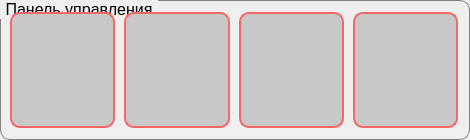
       <widget class="QGroupBox" name="groupBox">
        <property name="sizePolicy">
         <sizepolicy hsizetype="Expanding" vsizetype="Fixed">
          <horstretch>0</horstretch>
          <verstretch>0</verstretch>
         </sizepolicy>
        </property>
        <property name="minimumSize">
         <size>
          <width>470</width>
          <height>140</height>
         </size>
        </property>
        <property name="maximumSize">
         <size>
          <width>0</width>
          <height>140</height>
         </size>
        </property>
        <property name="font">
         <font>
          <family>Segoe UI</family>
          <pointsize>12</pointsize>
         </font>
        </property>
        <property name="styleSheet">
         <string notr="true">QGroupBox {
    border: 1px solid gray;
    border-radius:10px;
    margin-top: 4ex; /* leave space at the top for the title */
}

QGroupBox::title {
    subcontrol-origin: margin;
    subcontrol-position: top left; /* position at the top */
    padding:0 3px;
  
}</string>
        </property>
        <property name="title">
         <string>Панель управления</string>
        </property>
        <property name="alignment">
         <set>Qt::AlignLeading|Qt::AlignLeft|Qt::AlignVCenter</set>
        </property>
        <layout class="QHBoxLayout" name="horizontalLayout">
         <property name="spacing">
          <number>9</number>
         </property>
         <property name="leftMargin">
          <number>9</number>
         </property>
         <item>
          <widget class="QPushButton" name="btn_Main_screen">
           <property name="sizePolicy">
            <sizepolicy hsizetype="Preferred" vsizetype="Preferred">
             <horstretch>0</horstretch>
             <verstretch>0</verstretch>
            </sizepolicy>
           </property>
           <property name="minimumSize">
            <size>
             <width>100</width>
             <height>100</height>
            </size>
           </property>
           <property name="toolTip">
            <string>Главный экран</string>
           </property>
           <property name="styleSheet">
            <string notr="true">QPushButton{
	background-color: #c8c8c8;
	font: 16pt &quot;MS Shell Dlg 2&quot;;
	border: 2px solid #f66867 ;
	border-radius: 10;
}

QPushButton:hover{
	background-color: #a7a7a7;
	}

QPushButton:pressed{
	background-color: #00ff00;
	}</string>
           </property>
           <property name="text">
            <string/>
           </property>
           <property name="icon">
            <iconset>
             <normaloff>home_512px.png</normaloff>home_512px.png</iconset>
           </property>
           <property name="iconSize">
            <size>
             <width>100</width>
             <height>100</height>
            </size>
           </property>
           <property name="shortcut">
            <string notr="true"/>
           </property>
           <property name="autoDefault">
            <bool>true</bool>
           </property>
          </widget>
         </item>
         <item>
          <widget class="QPushButton" name="btn_Parametr">
           <property name="sizePolicy">
            <sizepolicy hsizetype="Preferred" vsizetype="Preferred">
             <horstretch>0</horstretch>
             <verstretch>0</verstretch>
            </sizepolicy>
           </property>
           <property name="minimumSize">
            <size>
             <width>100</width>
             <height>100</height>
            </size>
           </property>
           <property name="toolTip">
            <string>Параметры</string>
           </property>
           <property name="styleSheet">
            <string notr="true">QPushButton{
	background-color: #c8c8c8;
	font: 16pt &quot;MS Shell Dlg 2&quot;;
	border: 2px solid #f66867 ;
	border-radius: 10;
}

QPushButton:hover{
	background-color: #a7a7a7;
	}

QPushButton:pressed{
	background-color: #00ff00;
	}</string>
           </property>
           <property name="text">
            <string/>
           </property>
           <property name="icon">
            <iconset>
             <normaloff>settings_512px.png</normaloff>settings_512px.png</iconset>
           </property>
           <property name="iconSize">
            <size>
             <width>100</width>
             <height>100</height>
            </size>
           </property>
           <property name="shortcut">
            <string notr="true"/>
           </property>
           <property name="autoDefault">
            <bool>true</bool>
           </property>
          </widget>
         </item>
         <item>
          <widget class="QPushButton" name="btn_Transf">
           <property name="sizePolicy">
            <sizepolicy hsizetype="Preferred" vsizetype="Preferred">
             <horstretch>0</horstretch>
             <verstretch>0</verstretch>
            </sizepolicy>
           </property>
           <property name="minimumSize">
            <size>
             <width>100</width>
             <height>100</height>
            </size>
           </property>
           <property name="toolTip">
            <string>Трансфокатор</string>
           </property>
           <property name="styleSheet">
            <string notr="true">QPushButton{
	background-color: #c8c8c8;
	font: 16pt &quot;MS Shell Dlg 2&quot;;
	border: 2px solid #f66867 ;
	border-radius: 10;
}

QPushButton:hover{
	background-color: #a7a7a7;
	}

QPushButton:pressed{
	background-color: #00ff00;
	}</string>
           </property>
           <property name="text">
            <string/>
           </property>
           <property name="icon">
            <iconset>
             <normaloff>video_call_512px.png</normaloff>video_call_512px.png</iconset>
           </property>
           <property name="iconSize">
            <size>
             <width>100</width>
             <height>100</height>
            </size>
           </property>
           <property name="shortcut">
            <string notr="true"/>
           </property>
           <property name="autoDefault">
            <bool>true</bool>
           </property>
          </widget>
         </item>
         <item>
          <widget class="QPushButton" name="btn_Arch">
           <property name="sizePolicy">
            <sizepolicy hsizetype="Preferred" vsizetype="Preferred">
             <horstretch>0</horstretch>
             <verstretch>0</verstretch>
            </sizepolicy>
           </property>
           <property name="minimumSize">
            <size>
             <width>100</width>
             <height>100</height>
            </size>
           </property>
           <property name="toolTip">
            <string>Архивные записи</string>
           </property>
           <property name="whatsThis">
            <string/>
           </property>
           <property name="accessibleName">
            <string/>
           </property>
           <property name="styleSheet">
            <string notr="true">QPushButton{
	background-color: #c8c8c8;
	font: 16pt &quot;MS Shell Dlg 2&quot;;
	border: 2px solid #f66867 ;
	border-radius: 10;
}

QPushButton:hover{
	background-color: #a7a7a7;
	}

QPushButton:pressed{
	background-color: #00ff00;
	}</string>
           </property>
           <property name="text">
            <string/>
           </property>
           <property name="icon">
            <iconset>
             <normaloff>scroll_512px.png</normaloff>scroll_512px.png</iconset>
           </property>
           <property name="iconSize">
            <size>
             <width>100</width>
             <height>100</height>
            </size>
           </property>
           <property name="autoDefault">
            <bool>true</bool>
           </property>
          </widget>
         </item>
        </layout>
       </widget>
